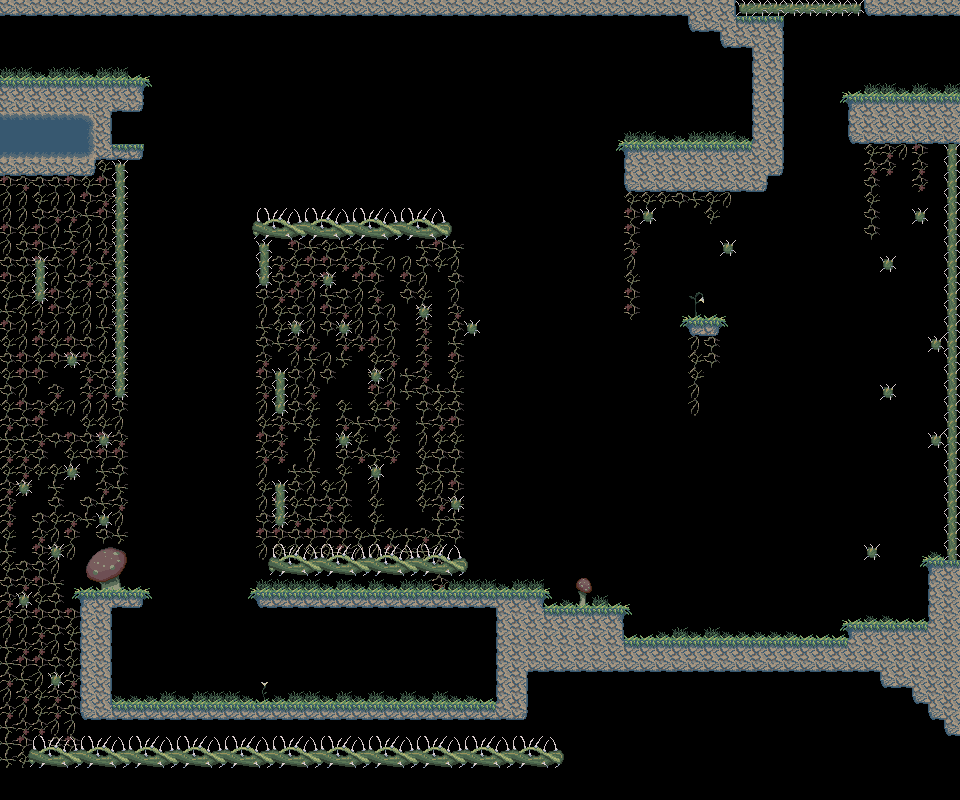

A 2D game scene composited from a Tiled map and its tileset images. What follows is a short description and the map's XML, with each tile layer's data collapsed to a summary:
An orthogonal 60x50 tile map with 16x16 px tiles, 3 tile layers (FarBack, NearBack, Ground), 2 tilesets and 12 objects (3x waterPlant, 2x exit, 2x entrance, 2x spittingMonster, balloonMonster, ...).

<map version="1.0" orientation="orthogonal" width="60" height="50" tilewidth="16" tileheight="16">
 <properties>
  <property name="name" value="The Chasm" />
 </properties>
 <tileset firstgid="1" source="tiles.tsx" />
 <tileset firstgid="1201" source="tiles.tsx" />
 <layer name="FarBack" width="60" height="50">
  <data>[3000 cells, 556 non-empty, 23 distinct tile ids]</data>
 </layer>
 <layer name="NearBack" width="60" height="50">
  <data>[3000 cells, 132 non-empty, 11 distinct tile ids]</data>
 </layer>
 <layer name="Ground" width="60" height="50">
  <data>[3000 cells, 539 non-empty, 35 distinct tile ids]</data>
 </layer>
 <objectgroup name="Connections" width="60" height="50">
  <object type="exit" x="0" y="16" width="16" height="64">
   <properties>
    <property name="entrance" value="right" />
    <property name="from" value="right" />
    <property name="to" value="rider" />
   </properties>
  </object>
  <object name="left" type="entrance" x="16" y="48" width="32" height="32" />
  <object type="exit" x="944" y="16" width="16" height="80">
   <properties>
    <property name="entrance" value="left" />
    <property name="from" value="left" />
    <property name="to" value="cascade" />
   </properties>
  </object>
  <object name="right" type="entrance" x="912" y="64" width="32" height="32" />
 </objectgroup>
 <objectgroup name="Spawns" width="60" height="50">
  <object type="spittingMonster" x="112" y="112" width="32" height="32">
   <properties>
    <property name="facing" value="right" />
    <property name="state" value="fire" />
   </properties>
  </object>
  <object type="balloonMonster" x="272" y="672" width="32" height="32" />
  <object type="firePlant" x="448" y="656" width="48" height="48" />
  <object type="waterPlant" x="352" y="656" width="48" height="48" />
  <object type="waterPlant" x="704" y="96" width="48" height="48" />
  <object type="waterPlant" x="496" y="544" width="48" height="48" />
  <object type="fireRoot" x="816" y="16" width="32" height="32" />
  <object type="spittingMonster" x="624" y="608" width="32" height="32">
   <properties>
    <property name="facing" value="right" />
    <property name="state" value="fire" />
   </properties>
  </object>
 </objectgroup>
</map>
